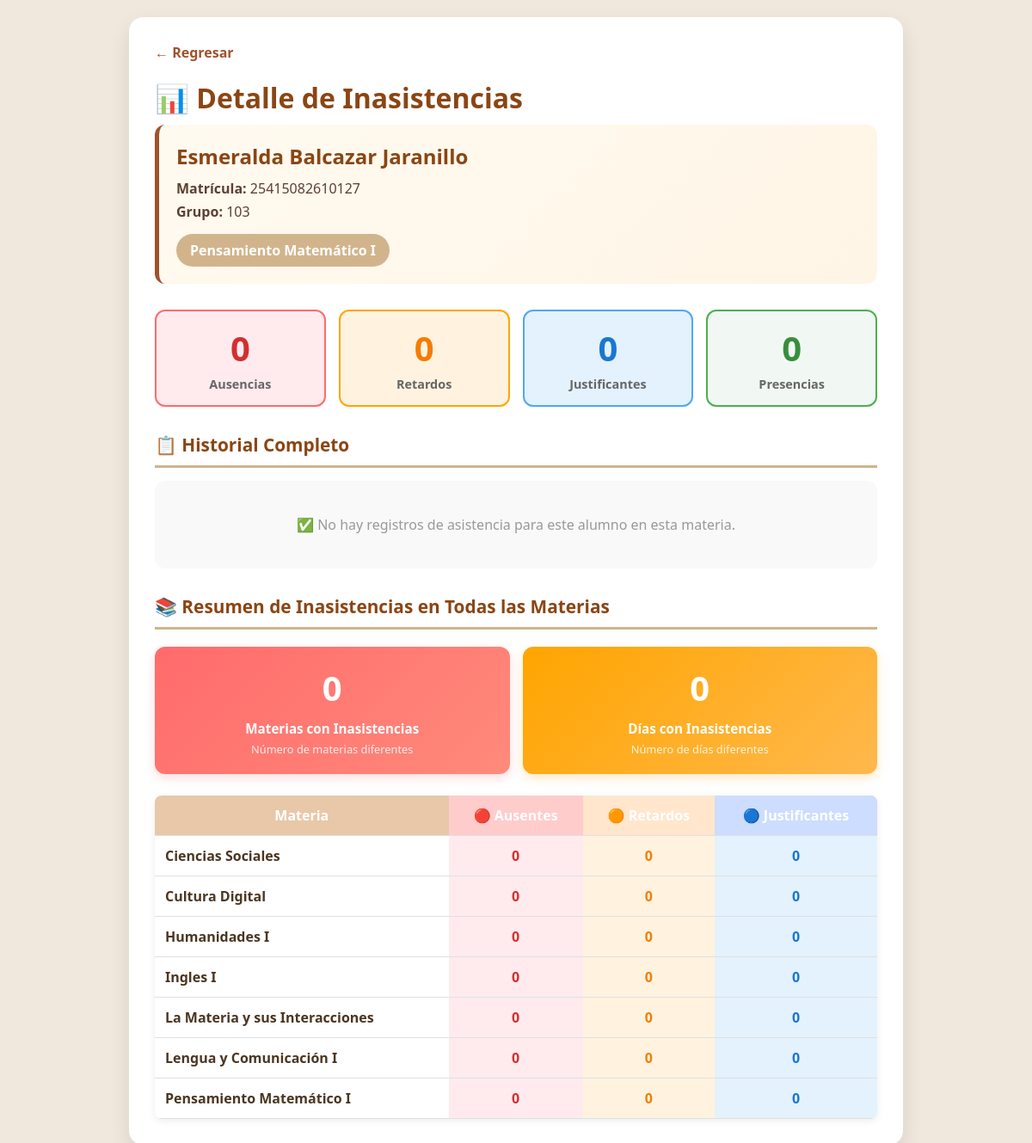
Screenshot of /administrador/detalleInasistencias.php?idAlumno=327&idMateria=9 (signed in) with the database file from the repository.
### tables this page shows
CREATE TABLE `alumno` (
  `id_alumno` int(11) NOT NULL,
  `numero_lista` int(11) NOT NULL,
  `matricula` bigint(20) NOT NULL,
  `apellidos` varchar(100) NOT NULL,
  `nombre` varchar(100) NOT NULL,
  `telefono` bigint(11) NOT NULL,
  `id_grupo` int(11) DEFAULT NULL,
  `curp` varchar(50) NOT NULL,
  `foto_ruta` varchar(255) DEFAULT NULL,
  `foto_nombre` varchar(100) DEFAULT NULL
);

CREATE TABLE `grupo` (
  `idGrupo` int(11) NOT NULL,
  `nombre` varchar(50) NOT NULL,
  `semestre` varchar(50) NOT NULL,
  `tutor` varchar(50) NOT NULL
);

CREATE TABLE `materias` (
  `id_materia` int(11) NOT NULL,
  `nombre` varchar(100) DEFAULT NULL,
  `semestre` varchar(100) DEFAULT NULL,
  `descripcion` varchar(255) DEFAULT NULL
);

### assets/sentenciasSQL/asistenciaFunciones.php (called while the page is built, shortened)
<?php
function obtenerResumenInasistenciasPorMateria($pdo, $id_alumno) {
    try {
        $stmtGrupo = $pdo->prepare("
            SELECT id_grupo FROM alumno WHERE id_alumno = :id_alumno
        ");
        $stmtGrupo->execute([':id_alumno' => $id_alumno]);
        $alumnoData = $stmtGrupo->fetch(PDO::FETCH_ASSOC);
        $id_grupo = $alumnoData['id_grupo'];
        $stmt = $pdo->prepare("
            SELECT
                m.id_materia,
                m.nombre,
                COUNT(CASE WHEN a.estado = 'Ausente' THEN 1 END) as inasistencias,
                COUNT(CASE WHEN a.estado = 'Retardo' THEN 1 END) as retardos,
                COUNT(CASE WHEN a.estado = 'Justificante' THEN 1 END) as justificantes,
                COUNT(a.id_asistencia) as total_registros
            FROM materias m
            JOIN grupo_materia gm ON m.id_materia = gm.id_materia
            LEFT JOIN asistencia a ON m.id_materia = a.id_materia
                                   AND a.id_alumno = :id_alumno
            WHERE gm.id_grupo = :id_grupo
            GROUP BY m.id_materia, m.nombre
            ORDER BY m.nombre ASC
        ");
        $stmt->execute([
            ':id_alumno' => $id_alumno,
            ':id_grupo' => $id_grupo
        ]);
        return $stmt->fetchAll(PDO::FETCH_ASSOC);
    } catch (Exception $e) {
        error_log("Error en obtenerResumenInasistenciasPorMateria: " . $e->getMessage());
        return [];
    }
}
?>

### administrador/detalleInasistencias.php (the view, shortened to what this page needs)
<?php
require_once __DIR__ . "/../assets/sentenciasSQL/conexion.php";
require_once __DIR__ . "/../assets/sentenciasSQL/asistenciaFunciones.php";
$idAlumno = intval($_GET['idAlumno'] ?? 0);
$idMateria = intval($_GET['idMateria'] ?? 0);
$mensajeError = null;
try {
    if (!$mensajeError) {
        $stmt = $pdo->prepare("
            SELECT a.id_alumno, a.nombre, a.apellidos, a.matricula, a.numero_lista,
                   g.nombre AS nombre_grupo
            FROM alumno a
            LEFT JOIN grupo g ON a.id_grupo = g.idGrupo
            WHERE a.id_alumno = :idAlumno
            LIMIT 1
        ");
        $stmt->execute([':idAlumno' => $idAlumno]);
        $alumno = $stmt->fetch(PDO::FETCH_ASSOC);
        if (!$mensajeError) {
            $stmt = $pdo->prepare("
                SELECT id_materia, nombre
                FROM materias
                WHERE id_materia = :idMateria
                LIMIT 1
            ");
            $stmt->execute([':idMateria' => $idMateria]);
            $materia = $stmt->fetch(PDO::FETCH_ASSOC);
        }
    }
    if (!$mensajeError) {
        $stmt = $pdo->prepare("
            SELECT fecha, estado
            FROM asistencia
            WHERE id_alumno = :idAlumno AND id_materia = :idMateria
            ORDER BY fecha DESC
        ");
        $stmt->execute([':idAlumno' => $idAlumno, ':idMateria' => $idMateria]);
        $registros = $stmt->fetchAll(PDO::FETCH_ASSOC);
        $estadisticas = [
            'ausentes' => 0,
            'retardos' => 0,
            'justificantes' => 0,
            'presentes' => 0,
            'total' => 0
        ];
        $resumenTodasMaterias = obtenerResumenInasistenciasPorMateria($pdo, $idAlumno);
        $stmt = $pdo->prepare("
            SELECT COUNT(DISTINCT id_materia) as total_materias
            FROM asistencia
            WHERE id_alumno = :idAlumno AND estado IN ('Ausente', 'Retardo', 'Justificante')
        ");
        $stmt->execute([':idAlumno' => $idAlumno]);
        $totalMaterias = intval($stmt->fetchColumn() ?? 0);
        $stmt = $pdo->prepare("
            SELECT COUNT(DISTINCT fecha) as total_dias
            FROM asistencia
            WHERE id_alumno = :idAlumno AND estado IN ('Ausente', 'Retardo', 'Justificante')
        ");
        $stmt->execute([':idAlumno' => $idAlumno]);
        $totalDias = intval($stmt->fetchColumn() ?? 0);
    }
} catch (PDOException $e) {
    $mensajeError = "Error al consultar la base de datos";
    error_log("Error en detalleInasistencias: " . $e->getMessage());
}
$meses = [
    1 => 'Enero', 2 => 'Febrero', 3 => 'Marzo', 4 => 'Abril',
    5 => 'Mayo', 6 => 'Junio', 7 => 'Julio', 8 => 'Agosto',
    9 => 'Septiembre', 10 => 'Octubre', 11 => 'Noviembre', 12 => 'Diciembre'
];
?>
<!DOCTYPE html>
<html lang="es">
<head>
</head>
<body>
<div class="container">
    <?php if ($mensajeError): ?>
        <?php mostrarMensajeError("❌ " . $mensajeError, "No se puede mostrar el detalle de inasistencias. Verifique los parámetros."); ?>
        <a href="materias.php" class="back-link">← Volver a Materias</a>
    <?php else: ?>
    <a href="javascript:history.back()" class="back-link">&#8592; Regresar</a>
    <h1>📊 Detalle de Inasistencias</h1>
    <div class="alumno-info">
        <h2><?= htmlspecialchars($alumno['nombre'] . ' ' . $alumno['apellidos']) ?></h2>
        <p><strong>Matrícula:</strong> <?= htmlspecialchars($alumno['matricula']) ?></p>
        <p><strong>Grupo:</strong> <?= htmlspecialchars($alumno['nombre_grupo'] ?? 'Sin grupo') ?></p>
        <span class="materia-badge"><?= htmlspecialchars($materia['nombre']) ?></span>
    </div>
    <div class="estadisticas">
        <div class="estadistica-card ausentes">
            <span class="numero"><?= $estadisticas['ausentes'] ?></span>
            <span class="label">Ausencias</span>
        </div>
        <div class="estadistica-card retardos">
            <span class="numero"><?= $estadisticas['retardos'] ?></span>
            <span class="label">Retardos</span>
        </div>
        <div class="estadistica-card justificantes">
            <span class="numero"><?= $estadisticas['justificantes'] ?></span>
            <span class="label">Justificantes</span>
        </div>
        <div class="estadistica-card presentes">
            <span class="numero"><?= $estadisticas['presentes'] ?></span>
            <span class="label">Presencias</span>
        </div>
    </div>
    <h3>📋 Historial Completo</h3>
    <?php if (count($registros) > 0): ?>
    <table class="historial-tabla">
        <thead>
            <tr>
                <th>Fecha</th>
                <th>Estado</th>
            </tr>
        </thead>
        <tbody>
            <?php foreach ($registros as $registro): ?>
            <tr>
                <td class="fecha-fecha">
                    <?php
                    $fecha = new DateTime($registro['fecha']);
                    $nombreMes = $meses[$fecha->format('n')];
                    echo $fecha->format('d') . ' de ' . $nombreMes . ' de ' . $fecha->format('Y');
                    ?>
                </td>
                <td>
                    <span class="estado-badge <?= strtolower(str_replace(' ', '', $registro['estado'])) ?>">
                        <?= htmlspecialchars($registro['estado']) ?>
                    </span>
                </td>
            </tr>
            <?php endforeach; ?>
        </tbody>
    </table>
    <?php else: ?>
    <div class="sin-datos">
        <p>✅ No hay registros de asistencia para este alumno en esta materia.</p>
    </div>
    <?php endif; ?>
    <h3>📚 Resumen de Inasistencias en Todas las Materias</h3>
    <div class="metricas-resumen">
        <div class="metrica-card">
            <div class="metrica-numero"><?= $totalMaterias ?></div>
            <div class="metrica-label">Materias con Inasistencias</div>
            <div class="metrica-descripcion">Número de materias diferentes</div>
        </div>
        <div class="metrica-card">
            <div class="metrica-numero"><?= $totalDias ?></div>
            <div class="metrica-label">Días con Inasistencias</div>
            <div class="metrica-descripcion">Número de días diferentes</div>
        </div>
    </div>
    <?php if (count($resumenTodasMaterias) > 0): ?>
    <table class="resumen-materias-tabla">
        <thead>
            <tr>
                <th>Materia</th>
                <th style="background-color: #ffcccc;">🔴 Ausentes</th>
                <th style="background-color: #ffe6cc;">🟠 Retardos</th>
                <th style="background-color: #ccddff;">🔵 Justificantes</th>
            </tr>
        </thead>
        <tbody>
            <?php foreach ($resumenTodasMaterias as $m): ?>
            <tr>
                <td class="materia-nombre"><?= htmlspecialchars($m['nombre']) ?></td>
                <td class="ausentes-col" style="color: #d32f2f; font-weight: bold;"><?= $m['inasistencias'] ?></td>
                <td class="retardos-col" style="color: #f57c00; font-weight: bold;"><?= $m['retardos'] ?></td>
                <td class="justificantes-col" style="color: #1976d2; font-weight: bold;"><?= $m['justificantes'] ?></td>
            </tr>
            <?php endforeach; ?>
        </tbody>
    </table>
    <?php else: ?>
    <div class="sin-datos">
        <p>✅ No hay registros de asistencia en ninguna materia.</p>
    </div>
    <?php endif; ?>
    <?php endif; ?>
</div>
</body>
</html>

### administrador/detalleInasistencias.php (style rules this page uses)
* { margin: 0; padding: 0; box-sizing: border-box; }
body { font-family: 'Segoe UI', Tahoma, Geneva, Verdana, sans-serif; background-color: #f0e8dc; padding: 20px; display: flex; justify-content: center; }
.container { background: white; border-radius: 16px; padding: 30px; box-shadow: 0 10px 25px rgba(0, 0, 0, 0.1); width: 100%; max-width: 900px; }
.back-link { display: inline-block; margin-bottom: 20px; color: #a0522d; text-decoration: none; font-weight: bold; font-size: 1rem; }
h1 { color: #8b4513; margin-bottom: 10px; font-size: 2rem; }
.alumno-info { background: linear-gradient(135deg, #fffaf0 0%, #fff5e6 100%); padding: 20px; border-radius: 12px; margin-bottom: 30px; border-left: 5px solid #a0522d; }
.alumno-info h2 { color: #8b4513; font-size: 1.5rem; margin-bottom: 10px; }
.alumno-info p { color: #5c4033; margin: 5px 0; font-size: 1rem; }
.materia-badge { display: inline-block; background: #d2b48c; color: white; padding: 8px 16px; border-radius: 20px; margin-top: 10px; font-weight: bold; }
.estadisticas { display: grid; grid-template-columns: repeat(auto-fit, minmax(150px, 1fr)); gap: 15px; margin-bottom: 30px; }
.estadistica-card { background: white; border: 2px solid #ddd; border-radius: 12px; padding: 15px; text-align: center; transition: transform 0.3s; }
.estadistica-card.ausentes { border-color: #ff6b6b; background: #ffebee; }
.estadistica-card.retardos { border-color: #ffa500; background: #fff3e0; }
.estadistica-card.justificantes { border-color: #4da6ff; background: #e3f2fd; }
.estadistica-card.presentes { border-color: #4caf50; background: #f1f8f4; }
.numero { display: block; font-size: 2.5rem; font-weight: bold; margin-bottom: 5px; }
.ausentes .numero { color: #d32f2f; }
.retardos .numero { color: #f57c00; }
.justificantes .numero { color: #1976d2; }
.presentes .numero { color: #388e3c; }
.label { display: block; font-size: 0.9rem; color: #666; font-weight: 600; }
h3 { color: #8b4513; margin-top: 30px; margin-bottom: 15px; font-size: 1.3rem; border-bottom: 3px solid #d2b48c; padding-bottom: 10px; }
.sin-datos { background: #f9f9f9; padding: 40px; border-radius: 12px; text-align: center; color: #999; }
.resumen-materias-tabla { width: 100%; border-collapse: collapse; margin-top: 15px; background: white; border-radius: 8px; overflow: hidden; box-shadow: 0 2px 8px rgba(0,0,0,0.08); }
.resumen-materias-tabla thead { background: #e8c8a8; color: white; font-weight: bold; }
.resumen-materias-tabla th, .resumen-materias-tabla td { padding: 12px; text-align: center; border-bottom: 1px solid #e0e0e0; }
.resumen-materias-tabla .materia-nombre { text-align: left; font-weight: 600; color: #4b3621; }
.resumen-materias-tabla .ausentes-col { background-color: #ffebee !important; }
.resumen-materias-tabla .retardos-col { background-color: #fff3e0 !important; }
.resumen-materias-tabla .justificantes-col { background-color: #e3f2fd !important; }
.metricas-resumen { display: grid; grid-template-columns: repeat(auto-fit, minmax(220px, 1fr)); gap: 15px; margin: 20px 0 25px 0; }
.metrica-card { background: linear-gradient(135deg, #ff6b6b 0%, #ff8a7b 100%); border-radius: 12px; padding: 20px; text-align: center; color: white; box-shadow: 0 4px 12px rgba(255, 107, 107, 0.25); transition: transform 0.3s ease, box-shadow 0.3s ease; }
.metrica-card:nth-child(2) { background: linear-gradient(135deg, #ffa500 0%, #ffb84d 100%); box-shadow: 0 4px 12px rgba(255, 165, 0, 0.25); }
.metrica-numero { font-size: 2.5rem; font-weight: bold; display: block; margin-bottom: 10px; }
.metrica-label { font-size: 0.95rem; font-weight: 600; display: block; margin-bottom: 5px; }
.metrica-descripcion { font-size: 0.8rem; opacity: 0.85; }

### rows the page displays
alumno: nombre+apellidos "Esmeralda Balcazar Jaranillo", matricula "25415082610127", id_grupo.nombre "103"
materias: nombre "Pensamiento Matemático I", inasistencias "0", retardos "0", justificantes "0"
materias: nombre "Ciencias Sociales", inasistencias "0", retardos "0", justificantes "0"
materias: nombre "Cultura Digital", inasistencias "0", retardos "0", justificantes "0"
materias: nombre "Humanidades I", inasistencias "0", retardos "0", justificantes "0"
materias: nombre "Ingles I", inasistencias "0", retardos "0", justificantes "0"
materias: nombre "La Materia y sus Interacciones", inasistencias "0", retardos "0", justificantes "0"
materias: nombre "Lengua y Comunicación I", inasistencias "0", retardos "0", justificantes "0"

### other values shown
$estadisticas['ausentes'] "0"
$estadisticas['retardos'] "0"
$estadisticas['justificantes'] "0"
$estadisticas['presentes'] "0"
$totalMaterias "0"
$totalDias "0"
